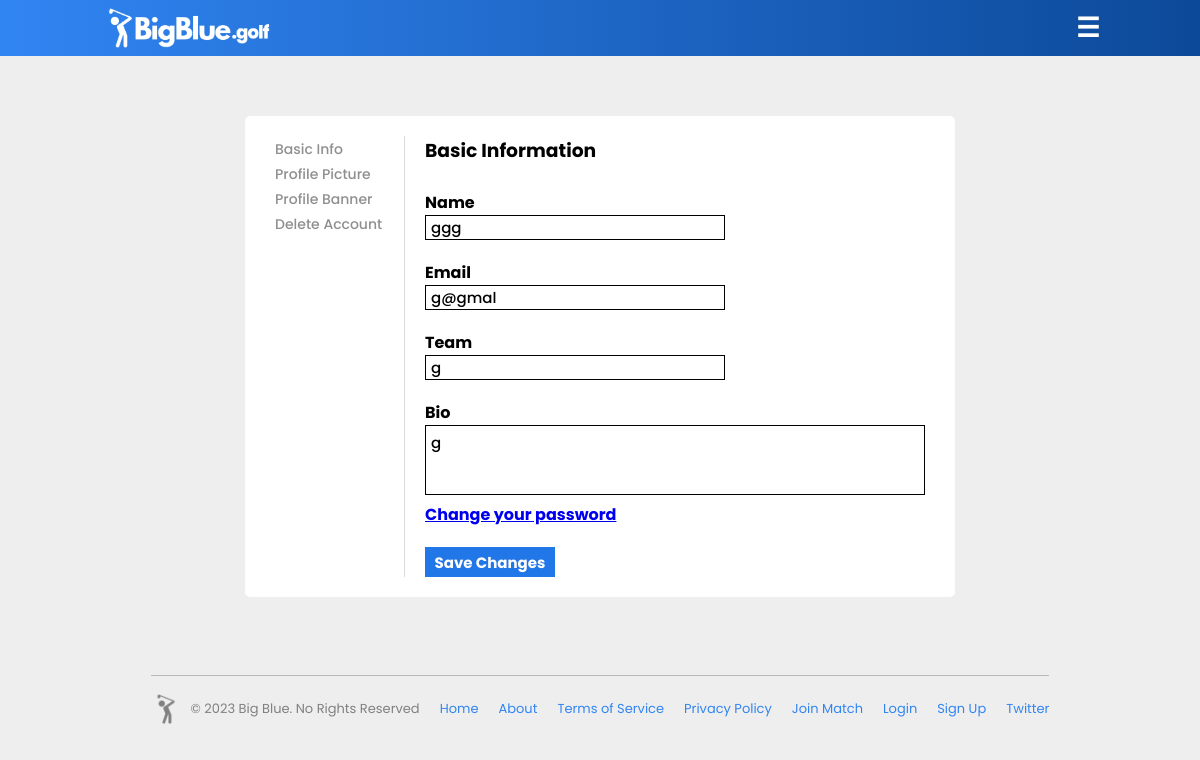
The app's page /profile/edit (signed in), older data.
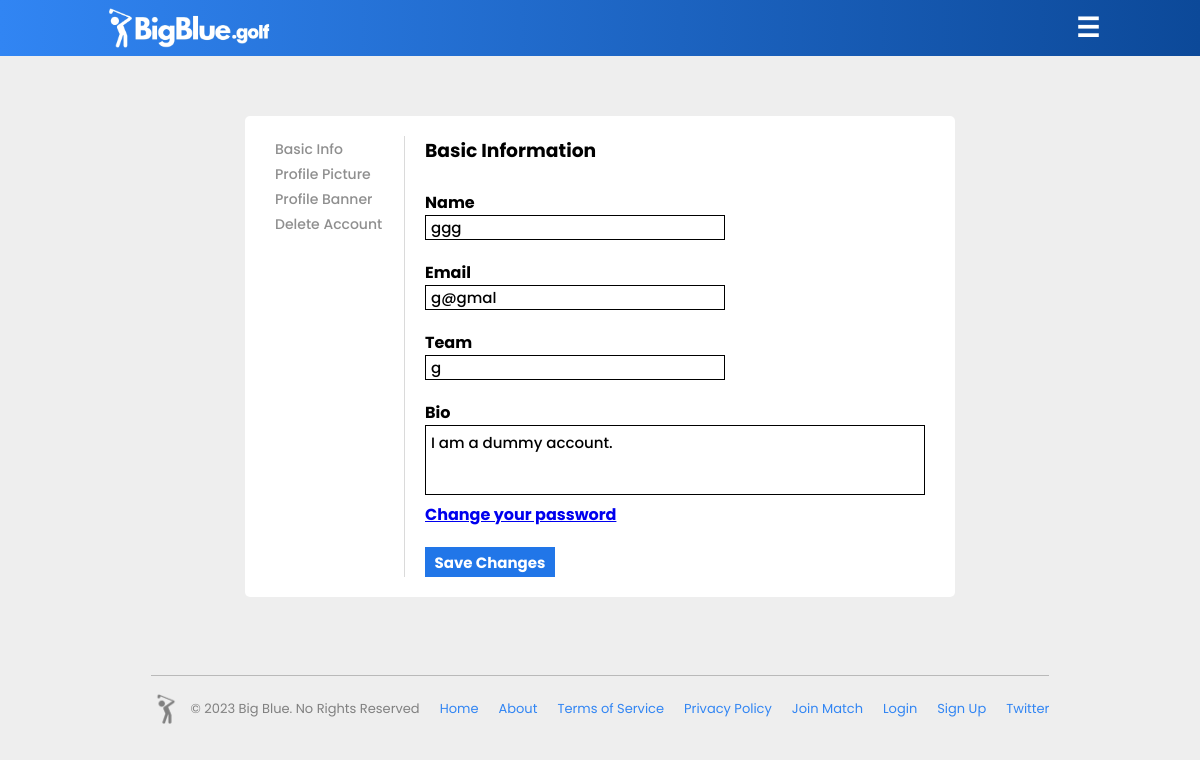
The same page, newer data.
### setup.py (models this page shows, shortened)
class users(db.Model):
    _id = db.Column("id", db.Integer, primary_key=True)
    name = db.Column(db.String(100))
    username = db.Column(db.String(50))
    password = db.Column(db.String(50))
    email = db.Column(db.String(100))
    rank = db.Column(db.String(10))
    gender = db.Column(db.String(10))
    bio = db.Column(db.String(500))
    team = db.Column(db.String(25))
    verified = db.Column(db.Integer)
    pic = db.Column(db.String)
    banner = db.Column(db.String)
    first_login = db.Column(db.DateTime, default="2022-06-03 03:15:12.433675")
    last_login = db.Column(db.DateTime, default="2022-06-03 03:15:12.433675")
    favored_courses = db.Column(db.String)

### main.py (the view)
@app.route("/profile/edit")
def edit_profile():
    if 'active_user' in session:
        found_user = users.query.filter_by(username=session['active_user'][0]).first()
        return render_template("edit_profile.html", data=found_user)
    else:
        return render_template("login.html")

### templates/edit_profile.html (shortened to what this page needs)
{% if data.rank == 'coach' %}
    {% extends "indexcontentcoachlogin.html" %}
{% elif data.rank == 'player' %}
    {% extends "indexcontentplayerlogin.html" %}
{% else %}
    {% extends "indexcontent.html" %}
{% endif %}
{% block content %}
    <head>
        <link rel="stylesheet" href="{{ url_for('static', filename='styles/edit_profile.css') }}">
    </head>
    <body onload="SelectUserBanner('{{data.banner}}');">
        <div class="main-container">
            <div class="main-frame">
                <div class="left-side">
                    <a style="cursor: pointer;" onclick="myFunctionTwo()">Basic Info</a><br>
                    <a style="cursor: pointer; margin-top: 5px;" onclick="myFunction()">Profile Picture</a><br>
                    <a style="cursor: pointer; margin-top: 5px;" onclick="myFunctionThree()">Profile Banner</a>
                    <a style="cursor: pointer; margin-top: 5px;" onclick="myFunctionFour()">Delete Account</a>
                </div>
                <div class="right-side">
                    <form method=POST name="Form" id="info-form" action="/edit_user_profile">
                        <h3>Basic Information</h3><br>
                        <label for="name">Name</label><br>
                        <input maxlength="25" onfocusout="checkFullName()" class="inputbox" id="name" value="{{data.name}}" name="name" type="text"><br>
                        <label for="email">Email</label><br>
                        <input maxlength="100" onfocusout="checkEmails()" class="inputbox" type="email" name="email" id="email" value="{{data.email}}"><br>
                        <label for="team">Team</label><br>
                        <input maxlength="25" onfocusout="checkTeam()" class="inputbox" type="text" name="team" id="team" value="{{data.team}}"><br>
                        <label for="bio">Bio</label><br>
                        <textarea maxlength="150" onfocusout="checkBio()" name="bio" id="bio">{{data.bio}}</textarea>
                        <a id="reset-password" href="/reset_password/{{data.email}}/{{data.name}}">Change your password</a><br>
                        <input type="submit" onclick="return validateForm()" value="Save Changes" id="form-submit">
                    </form>
                </div>
            </div>
        </div>
    </body>
{% endblock %}

Row changes from the older to the newer data that the page shows:
changed users "ggg": bio "g" → "I am a dummy account."
